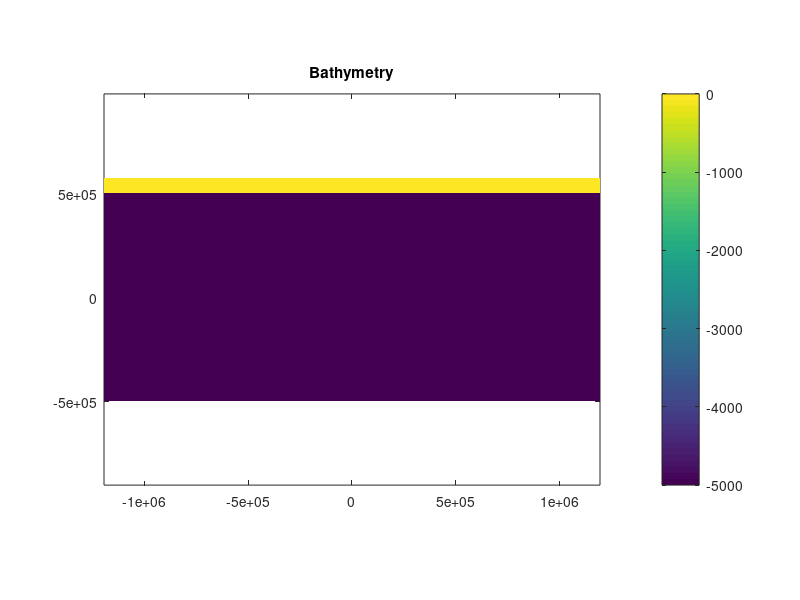
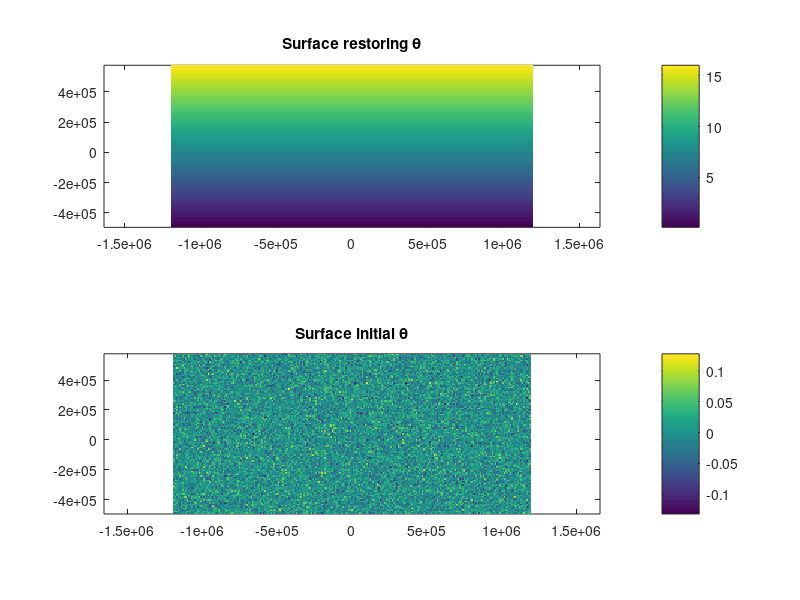
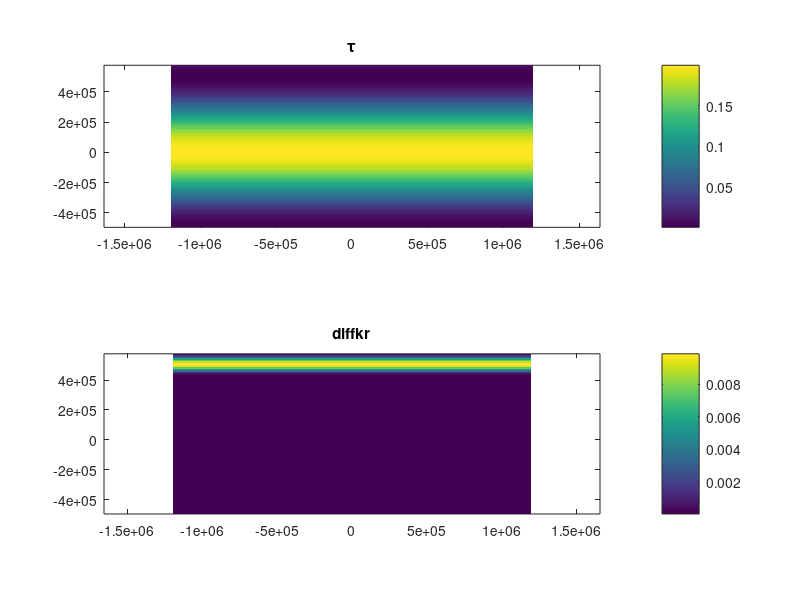

These charts were generated, in order, by the following MATLAB code:
%% ------------------------------------------------------------------------
% DRM, 04/08/11.
% m-file: gen_so_inputs.m

% This m-file is for generating the input files for a channel model of the
% ACC including a ridge and two (optional) obstacles, one on the northern
% boundary and one on the southern boundary. Restoring zones to the north and
% south can also be separatley activated and deactivated.

%% ------------------------------------------------------------------------
% Flush the memory.

clc;
clear;
close all;

%% ------------------------------------------------------------------------
% Make some specifications of the problem Im going to create my inputs for.
% Breakdown of the file path into units.
name.directory = './';
name.problem = 'so-010km-jet/flatb/';

% Choose whether to output the inputs or not.
output = 1;

% Choose whether files should be output as big-endian or little-endian.
format = 'b';

% Select bathymetry options.
ridge = 0;
north = 0;
south = 0;

%% ------------------------------------------------------------------------
% Problem dependent parameters.

% Choose the amplitude of the temperature variations.
dtheta = 15.;

% Choose the wind stress magnitude.
tau0 = 0.20;
tau1 = 0.0;

% Choose the amplitude of the surface heat flux.
hflux0 = 10.;

% Choose the e-folding scale for the stratification.
z0 = 1000.;

% Half-width of the ridge.
Lr = 500.E3;

% Height of the ridge.
Hr = 0.;

% Latitudinal extent of the barriers.
LbN = 0.   %LbN = 1000.E3; % Barrier extending south from Northern boundary.
LbS = 0.   %LbS = 1000.E3; % Barrier externing north from Southern boundary,

%% ------------------------------------------------------------------------
% Grid spacing in degrees and the number of vertical levels.
dx = 10.E3;
dy = dx;
dz = [ 10.0000, 11.3752, 12.9394, 14.7188, 16.7429, 19.0453, 21.6643, ...
    24.6435, 28.0323, 31.8872, 36.2722, 41.2602, 46.9342, 53.3883, ...
    60.7301, 69.0814, 78.5812, 89.3874, 101.6795, 115.6621, 131.5674, ...
    149.6600, 170.2406, 193.6514, 220.8552, ...
    250.0000, 250.0000, 250.0000, 250.0000, 250.0000, ...
    250.0000, 250.0000, 250.0000, 250.0000, ...
    250.0000, 250.0000, 250.0000, 250.0000 ];
  
% Specify the number of extra grid points to have outside of the channel.
kx = 0;
ky = 8;

% pi to machine precision.
pi = 4.0*atan( 1.0 );

%% ------------------------------------------------------------------------
% Specify the parameters that define the channel dimensions.

% Length of the channel.
%Lx = 9600.E3;
Lx = 2400.E3;

% Width of the channel.
%Ly = 2000.E3;
Ly = 1000.E3;

% Depth of the channel.
Lz = 5000.;

% Set the number of grid boxes.
nx = Lx/dx + kx;
ny = Ly/dy + ky;
nz = 38;

% Calculate the x and y locations of the tracer points.
x = repmat( dx*( (1:1:nx)'-0.5 ) - 0.5*Lx, [ 1 ny nz ] );
y = repmat( dy*( (1:1:ny)-0.5 ) - 0.5*Ly, [ nx 1 nz ] );

% Calculate the Coriolis frequency, normalised by f0.
f = ( -1.11E-4 + 1.47E-11*y(:,:,1) ) / -1.11E-4;

% Calculate the depth of the tracer points.
z = NaN( nx, ny, nz );

% Set depth of first level.
z( :, :, 1 ) = 0.5*dz( 1 );

% Loop over remaining depths.
for k = 2:1:nz;
    z( :, :, k ) = z( :, :, k-1 ) + 0.5*( dz( k-1 ) + dz( k ) );
end;

% Set the depth to negative.
z = -z;

%% ------------------------------------------------------------------------
% Define the bathymetry.

% Begin with a flat bottom at 5000 m.
depth = -Lz*ones( nx, ny );

% Use the bathymetry flags to set any obstacles.

% Add ridge across centre of channel.
if ridge    
    for j = 1:1:ny;
        for i = 1:1:nx
            if x( i, j, 1 ) > -Lr && x( i, j, 1 ) < Lr
                depth( i, j ) = -Lz ...
                    + 0.5*Hr*( 1. + cos( pi*x( i, j, 1 )/Lr ) );
            else
                depth( i, j ) = -Lz;
            end;
        end;
    end;
end;

% Add continent to southern boundary.
if south
    by = LbS/dy;
    depth( 231:250, 1:by ) = 0.;
end;

% Add continent to the northern boundary.
if north
    by = ( Ly - LbN )/dy;
    depth( 711:730, by:end ) = 0.; % This line gives the northern boundary ridge 1 grid box more than it should be in y, but is consistent with so-010km-diffkr expts.
%    depth( 711:730, by+1:end ) = 0.; % This line makes the northern boundary ridge the correct extent, but is inconsistent with so-010km-diffkr expts.
end;

% Put a solid wall on the northern boundary.
depth( :, end-ky+1:end ) = 0.;

%% ------------------------------------------------------------------------
% Generate the spatially varying restoring mask.

mask = zeros(nx,ny,nz);

% Set the surface layer to restoring everywhere.
mask( :, :, 1 ) = 1.;

%% ------------------------------------------------------------------------
% Generate the idealised temperature stratification, used as both an initial
% condition and for the restoring temperature in the sponge regions.

% Linear gradient at surface with exponential decay at depth and 0oC at
% the southern boundary (similar to Abernathey et al., 2011).
t = dtheta * ( (y+.5*Ly)/Ly ) .* ( exp( z/z0 ) - exp( -Lz/z0 ) ) / ...
    ( 1. - exp( -Lz/z0 ) );

%% ------------------------------------------------------------------------
% Construct an initial temperature distribution with a little bit of white
% gaussian noise added; this helps encourage instability.

% Preallocate for speed.
noisyt = NaN( size( t ) );

% Add some white Gaussian noise to the initial temperature.
for k = 1:1:nz;
    noisyt( :, :, k ) = awgn( t( :, :, k ), 30 );
end;

% Make sure there is no water colder than 0.5oC.
%noisyt( noisyt < 0.25 ) = 0.25;

%% ------------------------------------------------------------------------
% Calculate the idealised wind stress profile.

tau = tau0*0.5*( 1. + cos( 2.0*pi*y( :, :, 1 )/Ly ) ) + tau1;
%tau = f.*tau0.*ones( nx, ny );

tauy = 0.25*tau0*exp( -0.5*x( :, :, 1 ).*x( :, :, 1 )/250000.E6 );

%% ------------------------------------------------------------------------
% Generate surface heat flux.

hflux = -hflux0*sin( pi*y( :, :, 1 )/Ly );

% ------------------------------------------------------------------------
% Generate the spatially varying diapycnal diffusivity.

diffkr = 1.E-5*ones(nx,ny,nz);

% Increase the diapycnal diffusivity in the sponge regions.
%peak_diff = 5.E-3
peak_diff = 10.E-3
%increased_diff_length = 150.E3
increased_diff_length = 75.E3
disp(Ly/2 - increased_diff_length)

for j = 1:1:ny;
  if y( 1, j ) > (Ly/2 - increased_diff_length)
      diffkr( :, j, : ) = 1.E-5 ...
          + 0.5*peak_diff*( 1 + cos( pi*( y(:,j,:) - .5*Ly )/increased_diff_length ) ) ...
          - 0.5*1.E-5*( 1 + cos( pi*( y(:,j,:) - .5*Ly )/increased_diff_length ) );
  end;
end;

%% ------------------------------------------------------------------------

% Draw a map of the bathymetry.
figure;
pcolor( x( :, :, 1 ), y ( :, :, 1 ), depth );
shading flat;
axis equal tight;
colorbar;
title( 'Bathymetry' );

%% ------------------------------------------------------------------------

% Draw a map of the surface forcing.
figure;

subplot( 211 );
pcolor( x( :, :, 1 ), y ( :, :, 1 ), t( :, :, 1 ) );
shading flat;
axis equal tight;
colorbar;
title( 'Surface restoring \theta' );

subplot( 212 );
pcolor( x( :, :, 1 ), y ( :, :, 1 ), noisyt( :, :, 1 )-t( :, :, 1 ) );
shading flat;
axis equal tight;
colorbar;
title( 'Surface initial \theta' );

figure;

subplot( 211 );
pcolor( x( :, :, 1 ), y ( :, :, 1 ), tau( :, :, 1 ) );
shading flat;
axis equal tight;
colorbar;
title( '\tau' );

subplot( 212 );
pcolor( x( :, :, 1 ), y ( :, :, 1 ), diffkr( :, :, 1 ) );
shading flat;
axis equal tight;
colorbar;
title( 'diffkr' );

%% ------------------------------------------------------------------------
% Read out the depths into a binary bathymetry file.

if output;
    %out_file = fullfile( name.directory, name.problem, 'input/bathy.bin' );
    out_file = 'bathy.bin'
    % Open the file for writing only.
    [ fid message ] = fopen( out_file, 'w', format );
    % Reshape the bathymetry into a single column.
    output_data = reshape( depth, nx*ny, 1 );
    %Write it out.
    fwrite( fid, output_data, 'float32' );
    % Close the file.
    fclose( fid );
end;

%% ------------------------------------------------------------------------
% Read out the restoring mask to binary file.

if output;
    %out_file = fullfile( name.directory, name.problem, 'input/mask.bin' );
    out_file = 'mask.bin'
    % Open the file for writing only.
    [ fid message ] = fopen( out_file, 'w', format );
    % Reshape the bathymetry into a single column.
    output_data = reshape( mask, nx*ny*nz, 1 );
    %Write it out.
    fwrite( fid, output_data, 'float32' );
    % Close the file.
    fclose( fid );
end;

%% ------------------------------------------------------------------------
% Read out the diapycnal diffusivity map to binary file.

if output;
    %out_file = fullfile( name.directory, name.problem, 'input/diffkr.bin' );
    out_file = 'diffkr.bin'
    % Open the file for writing only.
    [ fid message ] = fopen( out_file, 'w', format );
    % Reshape the bathymetry into a single column.
    output_data = reshape( diffkr, nx*ny*nz, 1 );
    %Write it out.
    fwrite( fid, output_data, 'float32' );
    % Close the file.
    fclose( fid );
end;

%% ------------------------------------------------------------------------
% Read out the restoring temperature to binary file.

if output;
    %out_file = fullfile( name.directory, name.problem, 'input/'t.bin' );
    out_file = 't.bin'
    % Open the file for writing only.
    [ fid message ] = fopen( out_file, 'w', format );
    % Reshape the bathymetry into a single column.
    output_data = reshape( t, nx*ny*nz, 1 );
    %Write it out.
    fwrite( fid, output_data, 'float32' );
    % Close the file.
    fclose( fid );
end;

%% ------------------------------------------------------------------------
% Read out the noisy intital temperature to binary file.

if output;
    %out_file = fullfile( name.directory, name.problem, 'input/noisyt.bin' );
    out_file = 'noisyt.bin'
    % Open the file for writing only.
    [ fid message ] = fopen( out_file, 'w', format );
    % Reshape the bathymetry into a single column.
    output_data = reshape( noisyt, nx*ny*nz, 1 );
    %Write it out.
    fwrite( fid, output_data, 'float32' );
    % Close the file.
    fclose( fid );
end;

%% ------------------------------------------------------------------------
% Read out the wind stress to binary file.

if output;
    out_file = fullfile( name.directory, name.problem, 'input/tau.bin' );
    out_file = 'tau.bin'
    % Open the file for writing only.
    [ fid message ] = fopen( out_file, 'w', format );
    % Reshape the bathymetry into a single column.
    output_data = reshape( tau, nx*ny, 1 );
    %Write it out.
    fwrite( fid, output_data, 'float32' );
    % Close the file.
    fclose( fid );
end;

%% ------------------------------------------------------------------------
% Read out the surface heat flux to binary file.

%if output;
%    out_file = fullfile( name.directory, name.problem, 'input/hflux.bin' );
%    % Open the file for writing only.
%    [ fid message ] = fopen( out_file, 'w', format );
%    % Reshape the bathymetry into a single column.
%    output_data = reshape( hflux, nx*ny, 1 );
%    %Write it out.
%    fwrite( fid, output_data, 'float32' );
%    % Close the file.
%    fclose( fid );
%end;

%% ------------------------------------------------------------------------
